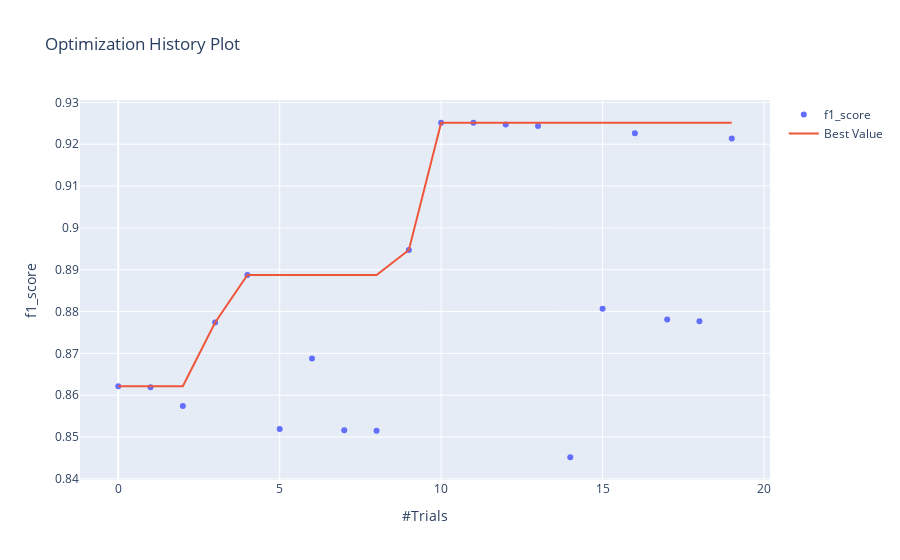

The code cell stored with this chart in its notebook:
### Code cell
optuna.visualization.plot_optimization_history(study, target_name="f1_score")

### Figure 1 — Plotly figure (JSON) as saved in the notebook; plotly's stock layout.template omitted (floating-point values rounded to 4 significant figures)
{"data": [{"mode": "markers", "name": "f1_score", "type": "scatter", "x": [0, 1, 2, 3, 4, 5, 6, 7, 8, 9, 10, 11, 12, 13, 14, 15, 16, 17, 18, 19], "y": [0.8621, 0.8619, 0.8574, 0.8774, 0.8887, 0.8519, 0.8688, 0.8516, 0.8515, 0.8947, 0.9251, 0.9251, 0.9247, 0.9243, 0.8452, 0.8807, 0.9226, 0.8781, 0.8777, 0.9214]}, {"name": "Best Value", "type": "scatter", "x": [0, 1, 2, 3, 4, 5, 6, 7, 8, 9, 10, 11, 12, 13, 14, 15, 16, 17, 18, 19], "y": [0.8621, 0.8621, 0.8621, 0.8774, 0.8887, 0.8887, 0.8887, 0.8887, 0.8887, 0.8947, 0.9251, 0.9251, 0.9251, 0.9251, 0.9251, 0.9251, 0.9251, 0.9251, 0.9251, 0.9251]}], "layout": {"title": {"text": "Optimization History Plot"}, "xaxis": {"title": {"text": "#Trials"}}, "yaxis": {"title": {"text": "f1_score"}}}}
